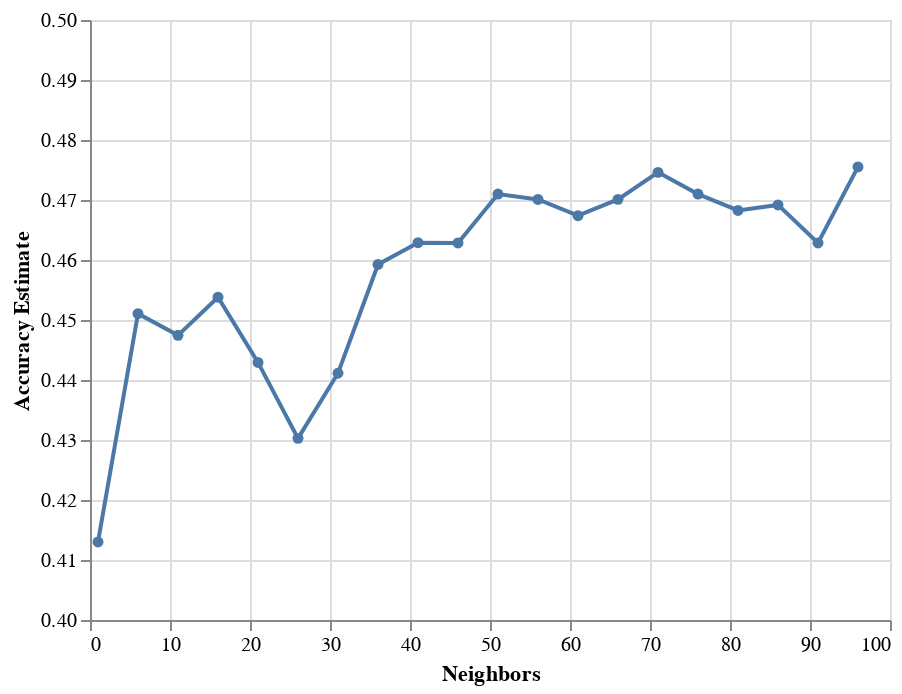

This figure's notebook cell:
### Code cell
#use a graph to determine the K value with the highest accuracy
accuracy_vs_k = (
    alt.Chart(accuracies_grid)
    .mark_line(point=True)
    .encode(
        x=alt.X("param_kneighborsclassifier__n_neighbors", title="Neighbors",
               ),
        y=alt.Y("mean_test_score",
                title="Accuracy Estimate",
               scale=alt.Scale(domain=(0.40, 0.50)),
    )
    ))
accuracy_vs_k

### Figure 1 — Vega-Lite specification as saved in the notebook (floating-point values rounded to 4 significant figures)
{"$schema": "https://vega.github.io/schema/vega-lite/v4.17.0.json", "config": {"view": {"continuousHeight": 300, "continuousWidth": 400}}, "data": {"name": "data-3625e25f6f64d5532be4c8ea92202058"}, "datasets": {"data-3625e25f6f64d5532be4c8ea92202058": [{"mean_fit_time": 0.00977, "mean_score_time": 0.01001, "mean_test_score": 0.413, "param_kneighborsclassifier__n_neighbors": 1, "params": {"kneighborsclassifier__n_neighbors": 1}, "rank_test_score": 20, "split0_test_score": 0.4163, "split1_test_score": 0.3937, "split2_test_score": 0.4208, "split3_test_score": 0.4525, "split4_test_score": 0.3818, "std_fit_time": 0.008484, "std_score_time": 0.001294, "std_test_score": 0.0244}, {"mean_fit_time": 0.004093, "mean_score_time": 0.009239, "mean_test_score": 0.4511, "param_kneighborsclassifier__n_neighbors": 6, "params": {"kneighborsclassifier__n_neighbors": 6}, "rank_test_score": 15, "split0_test_score": 0.448, "split1_test_score": 0.4389, "split2_test_score": 0.4887, "split3_test_score": 0.4615, "split4_test_score": 0.4182, "std_fit_time": 0.0002075, "std_score_time": 0.0001489, "std_test_score": 0.02351}, {"mean_fit_time": 0.004094, "mean_score_time": 0.0095, "mean_test_score": 0.4474, "param_kneighborsclassifier__n_neighbors": 11, "params": {"kneighborsclassifier__n_neighbors": 11}, "rank_test_score": 16, "split0_test_score": 0.4389, "split1_test_score": 0.4208, "split2_test_score": 0.4796, "split3_test_score": 0.4706, "split4_test_score": 0.4273, "std_fit_time": 0.0002929, "std_score_time": 0.0001284, "std_test_score": 0.0235}, {"mean_fit_time": 0.003955, "mean_score_time": 0.009091, "mean_test_score": 0.4538, "param_kneighborsclassifier__n_neighbors": 16, "params": {"kneighborsclassifier__n_neighbors": 16}, "rank_test_score": 14, "split0_test_score": 0.4344, "split1_test_score": 0.3756, "split2_test_score": 0.4887, "split3_test_score": 0.5204, "split4_test_score": 0.45, "std_fit_time": 0.0004073, "std_score_time": 0.0005749, "std_test_score": 0.04931}, {"mean_fit_time": 0.003496, "mean_score_time": 0.008959, "mean_test_score": 0.4429, "param_kneighborsclassifier__n_neighbors": 21, "params": {"kneighborsclassifier__n_neighbors": 21}, "rank_test_score": 17, "split0_test_score": 0.4299, "split1_test_score": 0.3982, "split2_test_score": 0.4525, "split3_test_score": 0.4932, "split4_test_score": 0.4409, "std_fit_time": 7.368e-05, "std_score_time": 0.000136, "std_test_score": 0.03097}, {"mean_fit_time": 0.003836, "mean_score_time": 0.009437, "mean_test_score": 0.4303, "param_kneighborsclassifier__n_neighbors": 26, "params": {"kneighborsclassifier__n_neighbors": 26}, "rank_test_score": 19, "split0_test_score": 0.4344, "split1_test_score": 0.4027, "split2_test_score": 0.4208, "split3_test_score": 0.4434, "split4_test_score": 0.45, "std_fit_time": 0.0003273, "std_score_time": 0.000282, "std_test_score": 0.0169}, {"mean_fit_time": 0.003945, "mean_score_time": 0.01004, "mean_test_score": 0.4411, "param_kneighborsclassifier__n_neighbors": 31, "params": {"kneighborsclassifier__n_neighbors": 31}, "rank_test_score": 18, "split0_test_score": 0.4299, "split1_test_score": 0.4072, "split2_test_score": 0.4751, "split3_test_score": 0.4434, "split4_test_score": 0.45, "std_fit_time": 0.0001895, "std_score_time": 0.000473, "std_test_score": 0.02242}, {"mean_fit_time": 0.003564, "mean_score_time": 0.009722, "mean_test_score": 0.4593, "param_kneighborsclassifier__n_neighbors": 36, "params": {"kneighborsclassifier__n_neighbors": 36}, "rank_test_score": 13, "split0_test_score": 0.4661, "split1_test_score": 0.4118, "split2_test_score": 0.4887, "split3_test_score": 0.4525, "split4_test_score": 0.4773, "std_fit_time": 0.0001379, "std_score_time": 6.429e-05, "std_test_score": 0.0266}, {"mean_fit_time": 0.003547, "mean_score_time": 0.00996, "mean_test_score": 0.4629, "param_kneighborsclassifier__n_neighbors": 41, "params": {"kneighborsclassifier__n_neighbors": 41}, "rank_test_score": 10, "split0_test_score": 0.4706, "split1_test_score": 0.4253, "split2_test_score": 0.4796, "split3_test_score": 0.4615, "split4_test_score": 0.4773, "std_fit_time": 4.093e-05, "std_score_time": 0.000163, "std_test_score": 0.01979}, {"mean_fit_time": 0.003633, "mean_score_time": 0.01021, "mean_test_score": 0.4628, "param_kneighborsclassifier__n_neighbors": 46, "params": {"kneighborsclassifier__n_neighbors": 46}, "rank_test_score": 11, "split0_test_score": 0.4525, "split1_test_score": 0.4389, "split2_test_score": 0.4932, "split3_test_score": 0.4842, "split4_test_score": 0.4455, "std_fit_time": 0.0001103, "std_score_time": 0.000173, "std_test_score": 0.02172}, {"mean_fit_time": 0.003515, "mean_score_time": 0.01039, "mean_test_score": 0.471, "param_kneighborsclassifier__n_neighbors": 51, "params": {"kneighborsclassifier__n_neighbors": 51}, "rank_test_score": 3, "split0_test_score": 0.4751, "split1_test_score": 0.448, "split2_test_score": 0.4887, "split3_test_score": 0.4977, "split4_test_score": 0.4455, "std_fit_time": 9.96e-05, "std_score_time": 2.253e-05, "std_test_score": 0.02111}, {"mean_fit_time": 0.00362, "mean_score_time": 0.01065, "mean_test_score": 0.4701, "param_kneighborsclassifier__n_neighbors": 56, "params": {"kneighborsclassifier__n_neighbors": 56}, "rank_test_score": 6, "split0_test_score": 0.4751, "split1_test_score": 0.4299, "split2_test_score": 0.4932, "split3_test_score": 0.4977, "split4_test_score": 0.4545, "std_fit_time": 5.121e-05, "std_score_time": 0.0001671, "std_test_score": 0.02523}, {"mean_fit_time": 0.003499, "mean_score_time": 0.01095, "mean_test_score": 0.4674, "param_kneighborsclassifier__n_neighbors": 61, "params": {"kneighborsclassifier__n_neighbors": 61}, "rank_test_score": 9, "split0_test_score": 0.457, "split1_test_score": 0.4299, "split2_test_score": 0.5068, "split3_test_score": 0.4842, "split4_test_score": 0.4591, "std_fit_time": 7.474e-05, "std_score_time": 0.0001271, "std_test_score": 0.02615}, {"mean_fit_time": 0.00368, "mean_score_time": 0.01118, "mean_test_score": 0.4701, "param_kneighborsclassifier__n_neighbors": 66, "params": {"kneighborsclassifier__n_neighbors": 66}, "rank_test_score": 5, "split0_test_score": 0.457, "split1_test_score": 0.4344, "split2_test_score": 0.5023, "split3_test_score": 0.4887, "split4_test_score": 0.4682, "std_fit_time": 0.0001, "std_score_time": 0.000117, "std_test_score": 0.02379}, {"mean_fit_time": 0.003551, "mean_score_time": 0.0113, "mean_test_score": 0.4746, "param_kneighborsclassifier__n_neighbors": 71, "params": {"kneighborsclassifier__n_neighbors": 71}, "rank_test_score": 2, "split0_test_score": 0.4796, "split1_test_score": 0.4434, "split2_test_score": 0.5204, "split3_test_score": 0.4887, "split4_test_score": 0.4409, "std_fit_time": 9.161e-05, "std_score_time": 0.0001657, "std_test_score": 0.02975}, {"mean_fit_time": 0.00348, "mean_score_time": 0.01146, "mean_test_score": 0.471, "param_kneighborsclassifier__n_neighbors": 76, "params": {"kneighborsclassifier__n_neighbors": 76}, "rank_test_score": 4, "split0_test_score": 0.4796, "split1_test_score": 0.4389, "split2_test_score": 0.5158, "split3_test_score": 0.4842, "split4_test_score": 0.4364, "std_fit_time": 5.276e-05, "std_score_time": 0.0001041, "std_test_score": 0.02996}, {"mean_fit_time": 0.003617, "mean_score_time": 0.01177, "mean_test_score": 0.4683, "param_kneighborsclassifier__n_neighbors": 81, "params": {"kneighborsclassifier__n_neighbors": 81}, "rank_test_score": 8, "split0_test_score": 0.4706, "split1_test_score": 0.4525, "split2_test_score": 0.5113, "split3_test_score": 0.4796, "split4_test_score": 0.4273, "std_fit_time": 0.0001151, "std_score_time": 0.0002204, "std_test_score": 0.02799}, {"mean_fit_time": 0.003778, "mean_score_time": 0.01216, "mean_test_score": 0.4692, "param_kneighborsclassifier__n_neighbors": 86, "params": {"kneighborsclassifier__n_neighbors": 86}, "rank_test_score": 7, "split0_test_score": 0.4887, "split1_test_score": 0.4299, "split2_test_score": 0.5068, "split3_test_score": 0.4751, "split4_test_score": 0.4455, "std_fit_time": 0.000101, "std_score_time": 0.0001808, "std_test_score": 0.02807}, {"mean_fit_time": 0.003684, "mean_score_time": 0.01221, "mean_test_score": 0.4628, "param_kneighborsclassifier__n_neighbors": 91, "params": {"kneighborsclassifier__n_neighbors": 91}, "rank_test_score": 11, "split0_test_score": 0.4661, "split1_test_score": 0.4253, "split2_test_score": 0.5023, "split3_test_score": 0.4751, "split4_test_score": 0.4455, "std_fit_time": 8.972e-05, "std_score_time": 0.0001297, "std_test_score": 0.02617}, {"mean_fit_time": 0.003679, "mean_score_time": 0.01236, "mean_test_score": 0.4755, "param_kneighborsclassifier__n_neighbors": 96, "params": {"kneighborsclassifier__n_neighbors": 96}, "rank_test_score": 1, "split0_test_score": 0.5023, "split1_test_score": 0.4434, "split2_test_score": 0.5249, "split3_test_score": 0.4615, "split4_test_score": 0.4455, "std_fit_time": 5.627e-05, "std_score_time": 0.0001515, "std_test_score": 0.0325}]}, "encoding": {"x": {"field": "param_kneighborsclassifier__n_neighbors", "title": "Neighbors", "type": "quantitative"}, "y": {"field": "mean_test_score", "scale": {"domain": [0.4, 0.5]}, "title": "Accuracy Estimate", "type": "quantitative"}}, "mark": {"point": true, "type": "line"}}
